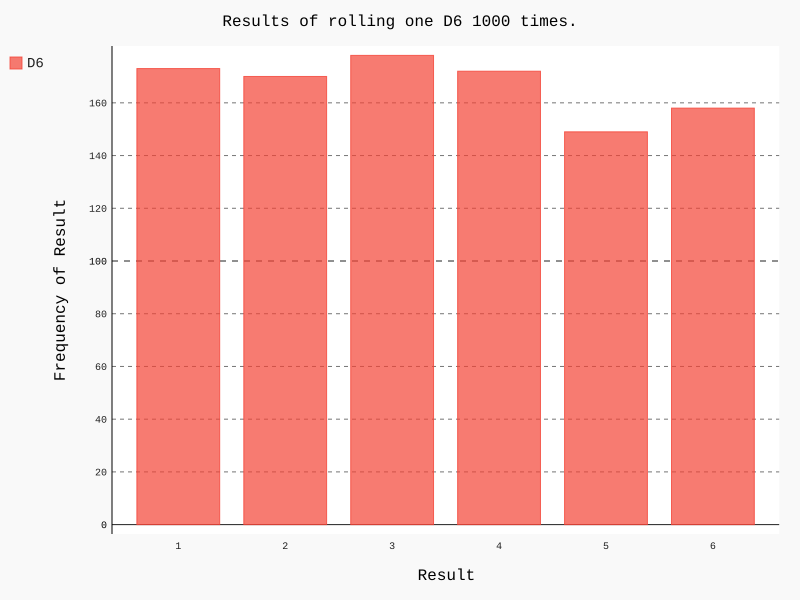

Python code for this plot:
from die import Die
import pygal

die = Die()

results = []
for roll_num in range(1000):
	result = die.roll()
	results.append(result)

# 分析结果
frequencies = []
for value in range(1, die.num_sides+1):
	frequency = results.count(value)
	frequencies.append(frequency)

# 对结果进行可视化
hist = pygal.Bar()

hist.title = 'Results of rolling one D6 1000 times.'
hist.x_labels = ['1', '2', '3', '4', '5', '6']
hist.x_title = 'Result'
hist.y_title = 'Frequency of Result'

hist.add('D6', frequencies)
hist.render_to_file('die_visual.svg')
